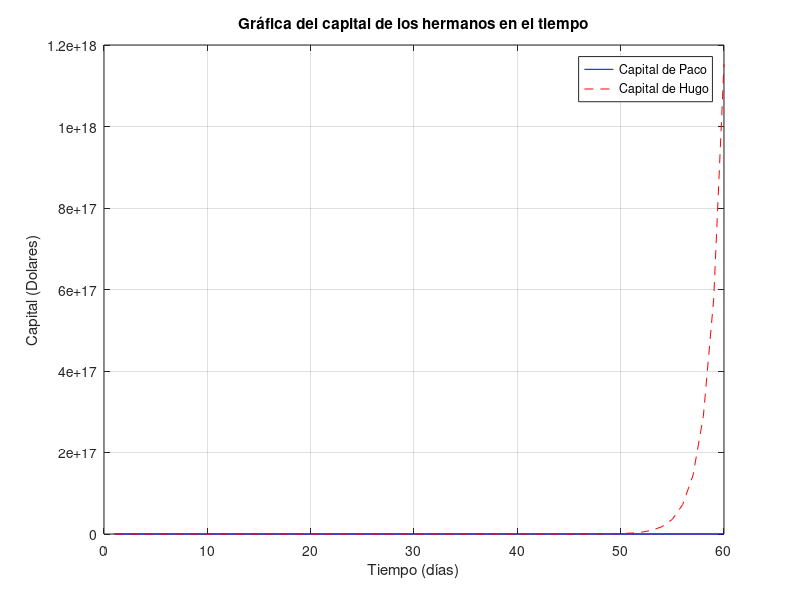

This figure's MATLAB source:
d_dia_Paco = 1000000; % variable del dinero que recibe Paco cada día.
d_Paco = [d_dia_Paco]; % inicialización del vector capital de Paco.
d_dia_Hugo = 1; % variable del dinero que recibe Hugo cada día.
d_Hugo = [d_dia_Hugo]; % inicialización del vector capital de Hugo.
t = [1]; % inicialización del vector tiempo o días.

dia_Eval = 60; % variable del día a evaluar

for i = 2:dia_Eval % se inicializa el ciclo el segundo día.
    t = [t,i];
    d_dia_Paco = d_dia_Paco/2;
    d_Paco = [d_Paco,d_Paco(i-1)+d_dia_Paco];
    d_dia_Hugo = d_dia_Hugo*2;
    d_Hugo = [d_Hugo,d_Hugo(i-1)+d_dia_Hugo];
end

fprintf('Capital final de Paco: %d\n', d_Paco(dia_Eval));

fprintf('Capital final de Hugo: %d\n', d_Hugo(dia_Eval));


% Crear la gráfica
figure; % Abre una nueva ventana de figura
plot(t, d_Paco, 'b-', 'DisplayName', 'Capital de Paco'); % Graficar la primera curva en color azul
hold on; % Mantiene la gráfica actual para añadir más curvas
plot(t, d_Hugo, 'r--', 'DisplayName', 'Capital de Hugo'); % Graficar la segunda curva en color rojo con línea discontinua

% Añadir título, nombres de ejes y leyenda
title('Gráfica del capital de los hermanos en el tiempo'); % Título de la gráfica
xlabel('Tiempo (días)'); % Nombre del eje X
ylabel('Capital (Dolares)'); % Nombre del eje Y
legend('show'); % Mostrar leyenda con los nombres especificados en 'DisplayName'
grid on; % Añade la cuadrícula